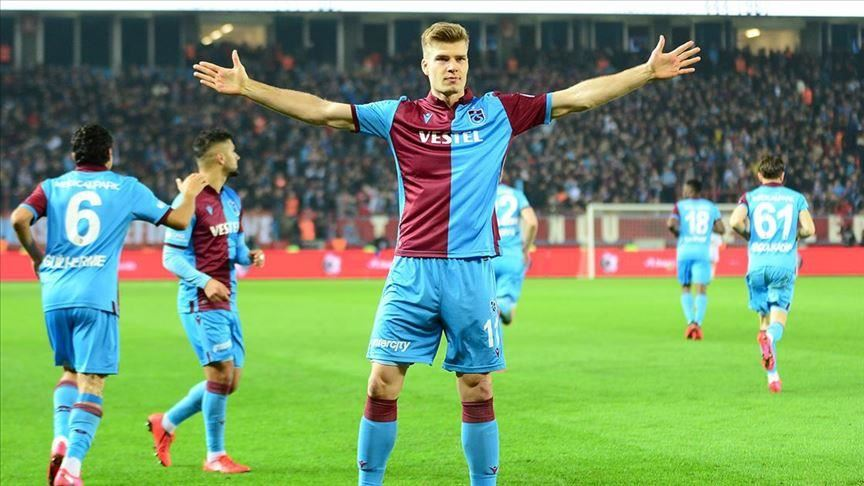
#> input picture pythonOpenCv/temel_islemler/sorloth.jpg, 864 x 486 px
$ python matrix_pic9.py
#> lines starting #> are read from the running program, lines starting #| are printed output that depends on the picture
import cv2
import numpy as np

img = cv2.imread("sorloth.jpg")
#> img is the input picture: shape (486, 864, 3); mean B, G, R 106.7, 147.7, 115

row,col = img.shape[:2]
#> row = 486; col = 864

M = np.float32([[1,0,-5],[0,1,20]])#siyah örtü

dst = cv2.warpAffine(img,M,(row,col))
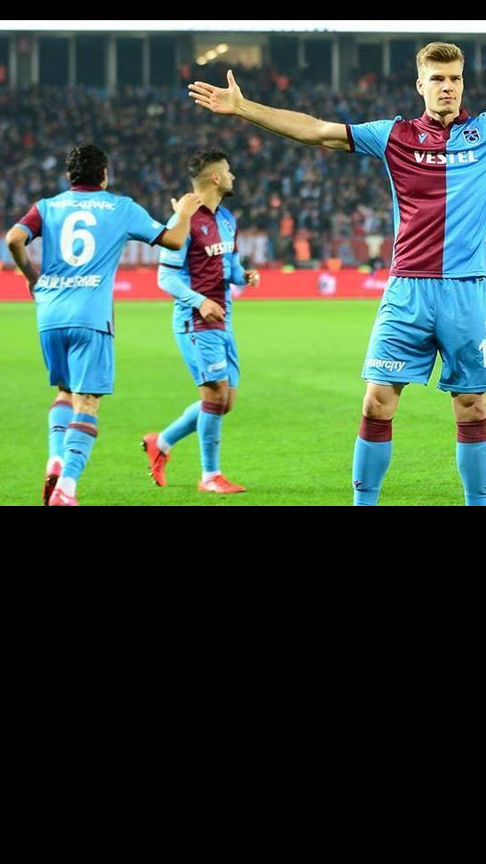
#> dst: shape (864, 486, 3); mean B, G, R 62.4, 79.7, 61.2

cv2.imshow("DST",dst)
cv2.waitKey(0)
cv2.destroyAllWindows()
